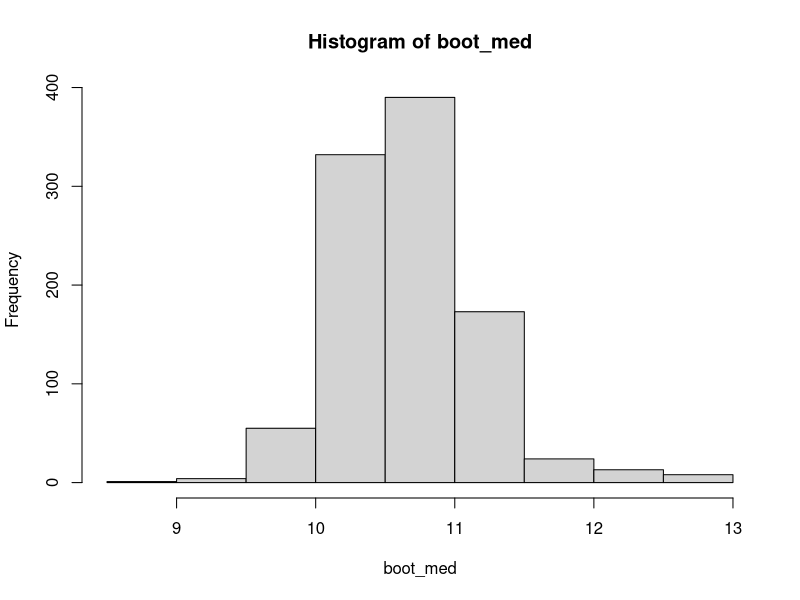
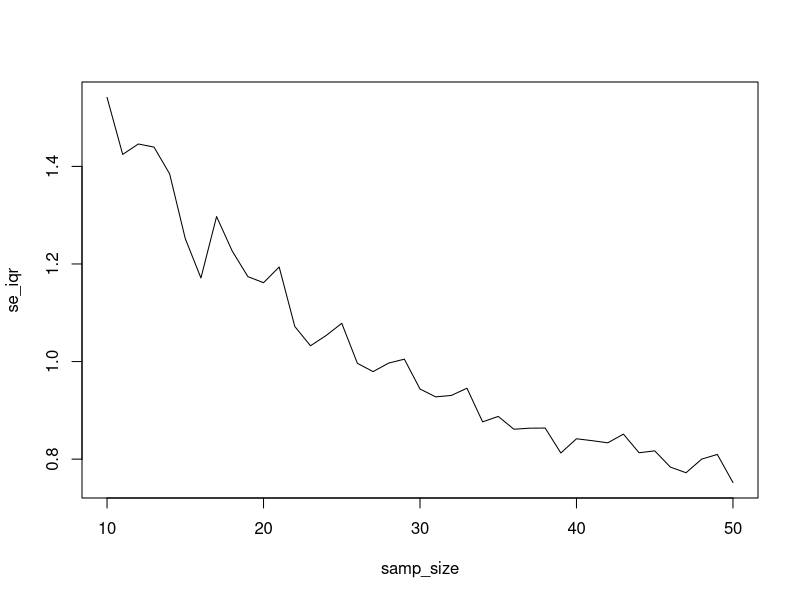

The R source for these figures, in order:
#'--------------------------------------
#'
#' @title Bootstrapping of Sampling to answer
#' HOW BIG SHOULD MY SAMPLE SIZE BE?!?!?!?!?!?!
#' 
#' @author Jarrett Byrnes
#'--------------------------------------


# libraries for this code
library(dplyr)
library(purrr)

# Bootstrapping is based on repeated draws from a SAMPLE

# Create the sample we are going to work with ####
set.seed(2020)
samp <- rnorm(40, mean = 10, sd = 3)

# One Bootsrap Sample ####

# A bootstrap sample is a resampled set of values
# with the same n, sampled with replacement
one_boot <- sample(samp,
                   size = length(samp),
                   replace = TRUE)

#show that they are drawn from each other
one_boot %in% samp

#bootstrapped medians! ####

#1000 times, sample from samp and calculate a median
boot_med <- replicate(1000,
                      sample(samp, 
                             size = length(samp),
                             replace = TRUE) %>% median)

length(boot_med)

#let's look at it!
hist(boot_med)

# the SE of the median is the SD of these bootstraps
sd(boot_med)

#2/3 confidence interval is
mean(boot_med) + sd(boot_med)
mean(boot_med) - sd(boot_med)

median(samp)
mean(boot_med)

# SE of the mean ####
boot_mean <- replicate(1000,
                      sample(samp, 
                             size = length(samp),
                             replace = TRUE) %>% mean)

# compare SE
sd(boot_mean)
sd(samp)/sqrt(length(samp))


####
#First, make sure you feel comfortable calculating the 
# bootstrapped SE of the IQR from samp. Repeat what we did
# above with IQR instead of median.


boot_iqr <- replicate(1000,
                      sample(samp,
                             size = length(samp),
                             replace = TRUE) %>% IQR)

sd(boot_iqr) #bootstrapped standard error of the IQR
mean(boot_iqr)
IQR(samp)

#Now, write out in comments what you will do to end up 
#with a data frame that has a column of sample sizes and 
#a column of IQRs calculated from sampling our samp vector.


# start with a data frame with a sample size column
# for each sample size
# replicate 1000 times
# bootstrap draws 
# and get an IQR
# now I have 1K bootrapped IQRS and different sample sizes 

# start with a data frame with a sample size column
boot_iqrs <- data.frame(samp_size = 10:50) %>%
  # for each sample size
  rowwise(samp_size) %>%
  # replicate 1000 times
  summarize(boot_iqr = replicate(1000,
                                 # bootstrap draws 
                                 sample(samp,
                                        size = samp_size,
                                        replace = TRUE) %>%
                                   # and get an IQR
                                   IQR()
                                 ))

boot_se_iqrs <- boot_iqrs %>%
  group_by(samp_size) %>%
  summarize(se_iqr = sd(boot_iqr))

plot(se_iqr ~ samp_size, data = boot_se_iqrs,
     type = "l")



